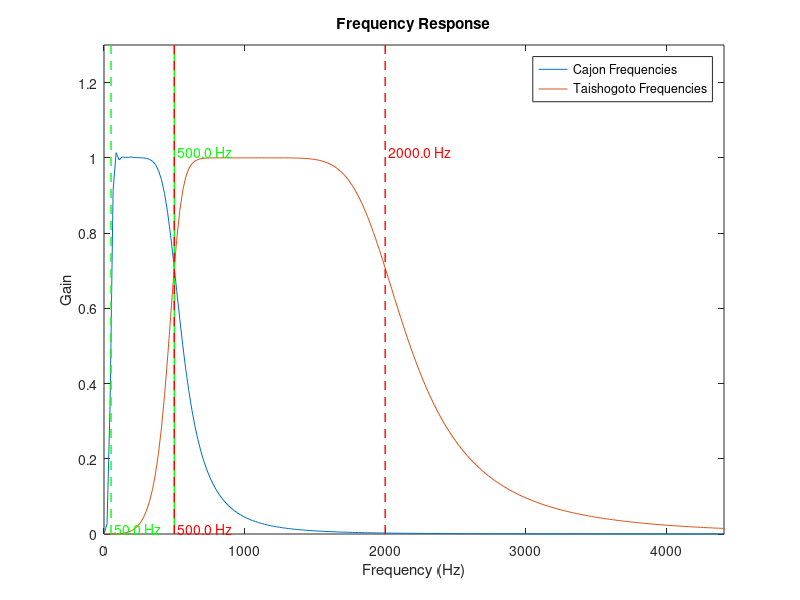

MATLAB code for this plot:
figure;
[b, a] = butter(4, [50 500]/(44100/2), "bandpass");
[H, F] = freqz(b, a, 1024, 44100);
subplot(1, 1, 1);
plot1 = plot(F, abs(H));
xlim([0 44100/10]);
ylim([0 1.3]);
title('Frequency Response');
xlabel('Frequency (Hz)');
ylabel('Gain');

hold on;
[b, a] = butter(4, [500 2000]/(44100/2), "bandpass");
[H, F] = freqz(b, a, 1024, 44100);
% subplot(2, 1, 2);
plot2 = plot(F, abs(H));
title('Frequency Response');
xlabel('Frequency (Hz)');
ylabel('Gain');

f_cursor = 50;
line1 = line([f_cursor f_cursor], ylim, 'Color', 'g', 'LineStyle', '--', 'LineWidth', 1);
text(f_cursor, 0, sprintf(' %.1f Hz', f_cursor), 'HorizontalAlignment', 'left', 'VerticalAlignment', 'bottom', 'Color', 'g');

f_cursor = 500;
line2 = line([f_cursor f_cursor], ylim, 'Color', 'g', 'LineStyle', '-', 'LineWidth', 1);
text(f_cursor, max(abs(H)), sprintf(' %.1f Hz', f_cursor), 'HorizontalAlignment', 'left', 'VerticalAlignment', 'bottom', 'Color', 'g');

f_cursor = 500;
line3 = line([f_cursor f_cursor], ylim, 'Color', 'r', 'LineStyle', '--', 'LineWidth', 1);
text(f_cursor, 0, sprintf(' %.1f Hz', f_cursor), 'HorizontalAlignment', 'left', 'VerticalAlignment', 'bottom', 'Color', 'r');

f_cursor = 2000;
line4 = line([f_cursor f_cursor], ylim, 'Color', 'r', 'LineStyle', '--', 'LineWidth', 1);
text(f_cursor, max(abs(H)), sprintf(' %.1f Hz', f_cursor), 'HorizontalAlignment', 'left', 'VerticalAlignment', 'bottom', 'Color', 'r');

legend([plot1 plot2], "Cajon Frequencies", "Taishogoto Frequencies");

hold off;